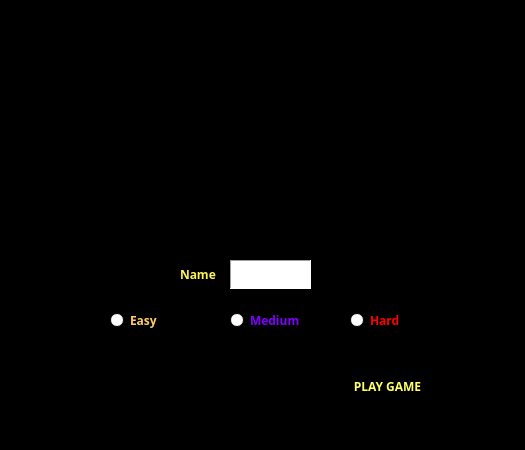
<?xml version="1.0" encoding="UTF-8"?>
<ui version="4.0">
 <class>Options</class>
 <widget class="QWidget" name="Options">
  <property name="windowModality">
   <enum>Qt::NonModal</enum>
  </property>
  <property name="enabled">
   <bool>true</bool>
  </property>
  <property name="geometry">
   <rect>
    <x>0</x>
    <y>0</y>
    <width>525</width>
    <height>450</height>
   </rect>
  </property>
  <property name="minimumSize">
   <size>
    <width>525</width>
    <height>450</height>
   </size>
  </property>
  <property name="maximumSize">
   <size>
    <width>525</width>
    <height>450</height>
   </size>
  </property>
  <property name="palette">
   <palette>
    <active>
     <colorrole role="Base">
      <brush brushstyle="SolidPattern">
       <color alpha="255">
        <red>255</red>
        <green>255</green>
        <blue>255</blue>
       </color>
      </brush>
     </colorrole>
     <colorrole role="Window">
      <brush brushstyle="SolidPattern">
       <color alpha="255">
        <red>0</red>
        <green>0</green>
        <blue>0</blue>
       </color>
      </brush>
     </colorrole>
    </active>
    <inactive>
     <colorrole role="Base">
      <brush brushstyle="SolidPattern">
       <color alpha="255">
        <red>255</red>
        <green>255</green>
        <blue>255</blue>
       </color>
      </brush>
     </colorrole>
     <colorrole role="Window">
      <brush brushstyle="SolidPattern">
       <color alpha="255">
        <red>0</red>
        <green>0</green>
        <blue>0</blue>
       </color>
      </brush>
     </colorrole>
    </inactive>
    <disabled>
     <colorrole role="Base">
      <brush brushstyle="SolidPattern">
       <color alpha="255">
        <red>0</red>
        <green>0</green>
        <blue>0</blue>
       </color>
      </brush>
     </colorrole>
     <colorrole role="Window">
      <brush brushstyle="SolidPattern">
       <color alpha="255">
        <red>0</red>
        <green>0</green>
        <blue>0</blue>
       </color>
      </brush>
     </colorrole>
    </disabled>
   </palette>
  </property>
  <property name="windowTitle">
   <string>Pacman</string>
  </property>
  <widget class="QPlainTextEdit" name="nameText">
   <property name="geometry">
    <rect>
     <x>230</x>
     <y>260</y>
     <width>81</width>
     <height>29</height>
    </rect>
   </property>
   <property name="frameShape">
    <enum>QFrame::Panel</enum>
   </property>
   <property name="lineWrapMode">
    <enum>QPlainTextEdit::NoWrap</enum>
   </property>
   <property name="tabStopWidth">
    <number>9</number>
   </property>
   <property name="maximumBlockCount">
    <number>9</number>
   </property>
  </widget>
  <widget class="QRadioButton" name="easyButton">
   <property name="geometry">
    <rect>
     <x>110</x>
     <y>310</y>
     <width>102</width>
     <height>20</height>
    </rect>
   </property>
   <property name="palette">
    <palette>
     <active>
      <colorrole role="WindowText">
       <brush brushstyle="SolidPattern">
        <color alpha="255">
         <red>255</red>
         <green>204</green>
         <blue>102</blue>
        </color>
       </brush>
      </colorrole>
     </active>
     <inactive>
      <colorrole role="WindowText">
       <brush brushstyle="SolidPattern">
        <color alpha="255">
         <red>255</red>
         <green>204</green>
         <blue>102</blue>
        </color>
       </brush>
      </colorrole>
     </inactive>
     <disabled>
      <colorrole role="WindowText">
       <brush brushstyle="SolidPattern">
        <color alpha="255">
         <red>127</red>
         <green>127</green>
         <blue>127</blue>
        </color>
       </brush>
      </colorrole>
     </disabled>
    </palette>
   </property>
   <property name="font">
    <font>
     <family>Arial Black</family>
     <weight>75</weight>
     <bold>true</bold>
    </font>
   </property>
   <property name="text">
    <string>Easy </string>
   </property>
  </widget>
  <widget class="QRadioButton" name="mediumButton">
   <property name="geometry">
    <rect>
     <x>230</x>
     <y>310</y>
     <width>102</width>
     <height>20</height>
    </rect>
   </property>
   <property name="palette">
    <palette>
     <active>
      <colorrole role="WindowText">
       <brush brushstyle="SolidPattern">
        <color alpha="255">
         <red>128</red>
         <green>0</green>
         <blue>255</blue>
        </color>
       </brush>
      </colorrole>
     </active>
     <inactive>
      <colorrole role="WindowText">
       <brush brushstyle="SolidPattern">
        <color alpha="255">
         <red>128</red>
         <green>0</green>
         <blue>255</blue>
        </color>
       </brush>
      </colorrole>
     </inactive>
     <disabled>
      <colorrole role="WindowText">
       <brush brushstyle="SolidPattern">
        <color alpha="255">
         <red>127</red>
         <green>127</green>
         <blue>127</blue>
        </color>
       </brush>
      </colorrole>
     </disabled>
    </palette>
   </property>
   <property name="font">
    <font>
     <family>Arial Black</family>
     <weight>75</weight>
     <bold>true</bold>
    </font>
   </property>
   <property name="text">
    <string>Medium </string>
   </property>
  </widget>
  <widget class="QRadioButton" name="hardButton">
   <property name="geometry">
    <rect>
     <x>350</x>
     <y>310</y>
     <width>102</width>
     <height>20</height>
    </rect>
   </property>
   <property name="palette">
    <palette>
     <active>
      <colorrole role="WindowText">
       <brush brushstyle="SolidPattern">
        <color alpha="255">
         <red>255</red>
         <green>0</green>
         <blue>0</blue>
        </color>
       </brush>
      </colorrole>
     </active>
     <inactive>
      <colorrole role="WindowText">
       <brush brushstyle="SolidPattern">
        <color alpha="255">
         <red>255</red>
         <green>0</green>
         <blue>0</blue>
        </color>
       </brush>
      </colorrole>
     </inactive>
     <disabled>
      <colorrole role="WindowText">
       <brush brushstyle="SolidPattern">
        <color alpha="255">
         <red>127</red>
         <green>127</green>
         <blue>127</blue>
        </color>
       </brush>
      </colorrole>
     </disabled>
    </palette>
   </property>
   <property name="font">
    <font>
     <family>Arial Black</family>
     <weight>75</weight>
     <bold>true</bold>
    </font>
   </property>
   <property name="text">
    <string>Hard</string>
   </property>
  </widget>
  <widget class="QPushButton" name="startButton">
   <property name="geometry">
    <rect>
     <x>330</x>
     <y>370</y>
     <width>115</width>
     <height>32</height>
    </rect>
   </property>
   <property name="palette">
    <palette>
     <active>
      <colorrole role="WindowText">
       <brush brushstyle="SolidPattern">
        <color alpha="255">
         <red>0</red>
         <green>0</green>
         <blue>0</blue>
        </color>
       </brush>
      </colorrole>
      <colorrole role="Button">
       <brush brushstyle="SolidPattern">
        <color alpha="255">
         <red>0</red>
         <green>0</green>
         <blue>0</blue>
        </color>
       </brush>
      </colorrole>
      <colorrole role="ButtonText">
       <brush brushstyle="SolidPattern">
        <color alpha="255">
         <red>255</red>
         <green>255</green>
         <blue>102</blue>
        </color>
       </brush>
      </colorrole>
     </active>
     <inactive>
      <colorrole role="WindowText">
       <brush brushstyle="SolidPattern">
        <color alpha="255">
         <red>0</red>
         <green>0</green>
         <blue>0</blue>
        </color>
       </brush>
      </colorrole>
      <colorrole role="Button">
       <brush brushstyle="SolidPattern">
        <color alpha="255">
         <red>0</red>
         <green>0</green>
         <blue>0</blue>
        </color>
       </brush>
      </colorrole>
      <colorrole role="ButtonText">
       <brush brushstyle="SolidPattern">
        <color alpha="255">
         <red>255</red>
         <green>255</green>
         <blue>102</blue>
        </color>
       </brush>
      </colorrole>
     </inactive>
     <disabled>
      <colorrole role="WindowText">
       <brush brushstyle="SolidPattern">
        <color alpha="255">
         <red>127</red>
         <green>127</green>
         <blue>127</blue>
        </color>
       </brush>
      </colorrole>
      <colorrole role="Button">
       <brush brushstyle="SolidPattern">
        <color alpha="255">
         <red>0</red>
         <green>0</green>
         <blue>0</blue>
        </color>
       </brush>
      </colorrole>
      <colorrole role="ButtonText">
       <brush brushstyle="SolidPattern">
        <color alpha="255">
         <red>148</red>
         <green>148</green>
         <blue>148</blue>
        </color>
       </brush>
      </colorrole>
     </disabled>
    </palette>
   </property>
   <property name="font">
    <font>
     <family>Arial Black</family>
     <weight>75</weight>
     <bold>true</bold>
    </font>
   </property>
   <property name="text">
    <string>PLAY GAME</string>
   </property>
   <property name="icon">
    <iconset resource="Images.qrc">
     <normaloff>:/images/dot.png</normaloff>:/images/dot.png</iconset>
   </property>
   <property name="autoDefault">
    <bool>false</bool>
   </property>
   <property name="default">
    <bool>false</bool>
   </property>
   <property name="flat">
    <bool>true</bool>
   </property>
  </widget>
  <widget class="QLabel" name="label">
   <property name="geometry">
    <rect>
     <x>180</x>
     <y>260</y>
     <width>71</width>
     <height>29</height>
    </rect>
   </property>
   <property name="palette">
    <palette>
     <active>
      <colorrole role="WindowText">
       <brush brushstyle="SolidPattern">
        <color alpha="255">
         <red>255</red>
         <green>244</green>
         <blue>82</blue>
        </color>
       </brush>
      </colorrole>
     </active>
     <inactive>
      <colorrole role="WindowText">
       <brush brushstyle="SolidPattern">
        <color alpha="255">
         <red>255</red>
         <green>244</green>
         <blue>82</blue>
        </color>
       </brush>
      </colorrole>
     </inactive>
     <disabled>
      <colorrole role="WindowText">
       <brush brushstyle="SolidPattern">
        <color alpha="255">
         <red>127</red>
         <green>127</green>
         <blue>127</blue>
        </color>
       </brush>
      </colorrole>
     </disabled>
    </palette>
   </property>
   <property name="font">
    <font>
     <family>Arial Black</family>
     <weight>75</weight>
     <bold>true</bold>
    </font>
   </property>
   <property name="frameShape">
    <enum>QFrame::NoFrame</enum>
   </property>
   <property name="frameShadow">
    <enum>QFrame::Plain</enum>
   </property>
   <property name="text">
    <string>Name</string>
   </property>
   <property name="textFormat">
    <enum>Qt::AutoText</enum>
   </property>
   <property name="scaledContents">
    <bool>false</bool>
   </property>
   <property name="margin">
    <number>2</number>
   </property>
  </widget>
  <widget class="QLabel" name="label_2">
   <property name="geometry">
    <rect>
     <x>270</x>
     <y>350</y>
     <width>41</width>
     <height>61</height>
    </rect>
   </property>
   <property name="text">
    <string/>
   </property>
   <property name="pixmap">
    <pixmap resource="Images.qrc">:/images/pacright2.png</pixmap>
   </property>
  </widget>
  <widget class="QLabel" name="label_3">
   <property name="geometry">
    <rect>
     <x>0</x>
     <y>10</y>
     <width>531</width>
     <height>161</height>
    </rect>
   </property>
   <property name="text">
    <string/>
   </property>
   <property name="pixmap">
    <pixmap resource="Images.qrc">:/images/paclogo.png</pixmap>
   </property>
  </widget>
  <widget class="QLabel" name="label_4">
   <property name="geometry">
    <rect>
     <x>40</x>
     <y>160</y>
     <width>59</width>
     <height>61</height>
    </rect>
   </property>
   <property name="text">
    <string/>
   </property>
   <property name="pixmap">
    <pixmap resource="Images.qrc">:/images/ghostdownblue2.png</pixmap>
   </property>
  </widget>
  <widget class="QLabel" name="label_5">
   <property name="geometry">
    <rect>
     <x>130</x>
     <y>350</y>
     <width>59</width>
     <height>61</height>
    </rect>
   </property>
   <property name="text">
    <string/>
   </property>
   <property name="pixmap">
    <pixmap resource="Images.qrc">:/images/ghostrightred2.png</pixmap>
   </property>
  </widget>
  <widget class="QLabel" name="label_6">
   <property name="geometry">
    <rect>
     <x>460</x>
     <y>350</y>
     <width>59</width>
     <height>61</height>
    </rect>
   </property>
   <property name="text">
    <string/>
   </property>
   <property name="pixmap">
    <pixmap resource="Images.qrc">:/images/ghostleft2.png</pixmap>
   </property>
  </widget>
  <widget class="QLabel" name="label_7">
   <property name="geometry">
    <rect>
     <x>380</x>
     <y>160</y>
     <width>59</width>
     <height>61</height>
    </rect>
   </property>
   <property name="text">
    <string/>
   </property>
   <property name="pixmap">
    <pixmap resource="Images.qrc">:/images/ghostdownorange2.png</pixmap>
   </property>
  </widget>
 </widget>
 <resources>
  <include location="Images.qrc"/>
 </resources>
 <connections/>
</ui>
